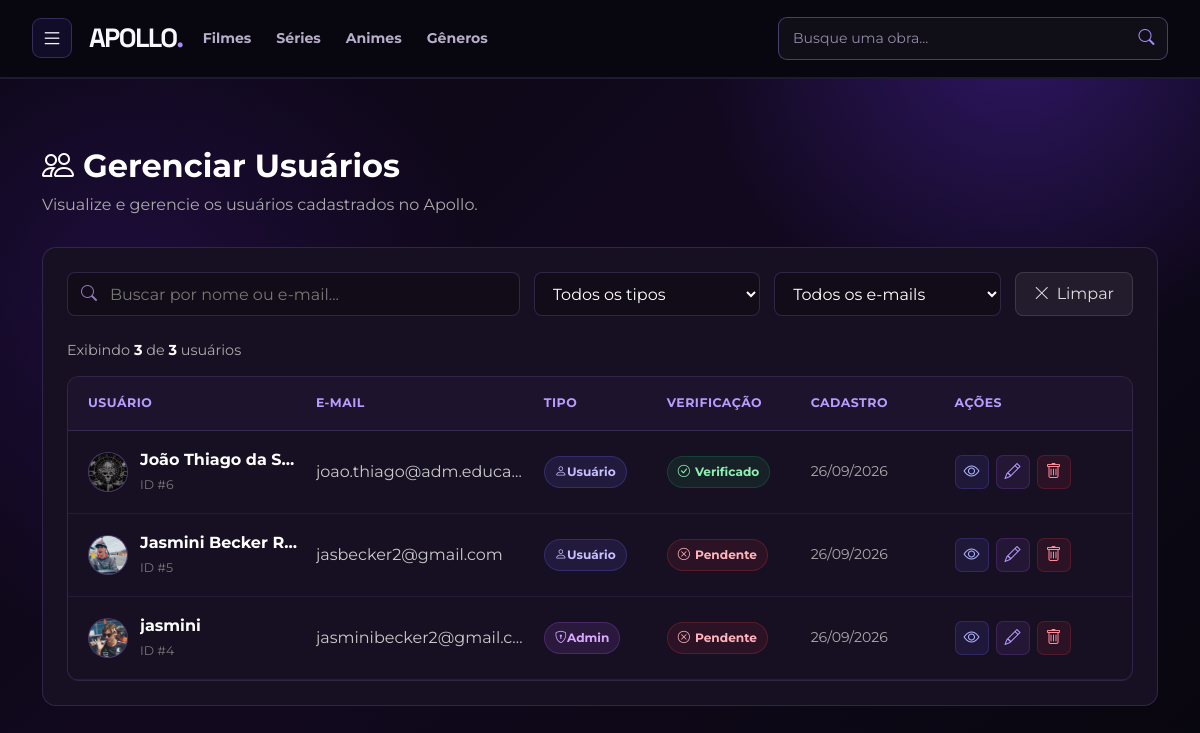
Page /adm/GerenciarUsuarios.php (signed in) on the earlier database version.
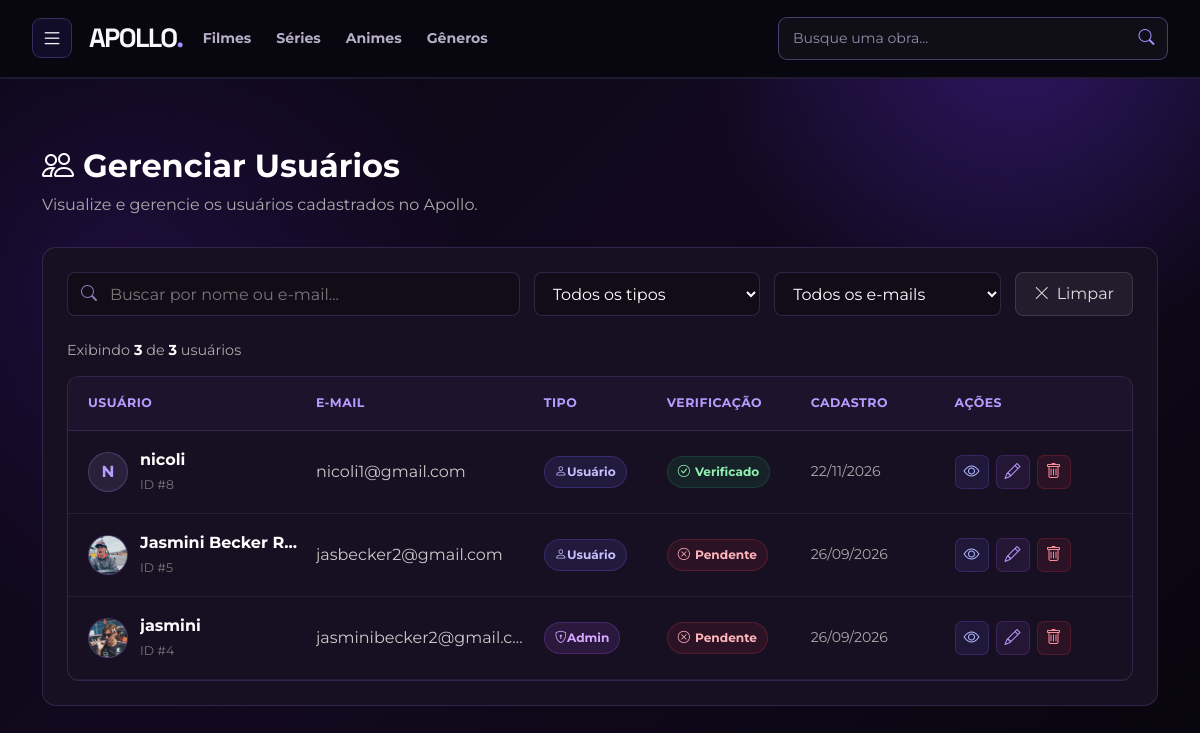
Same page on the later database version.
### tables this page shows
CREATE TABLE `usuarios` (
  `id` int UNSIGNED NOT NULL,
  `nome` varchar(120) NOT NULL,
  `email` varchar(150) NOT NULL,
  `senha` varchar(255) NOT NULL,
  `tipo` enum('usuario','admin') NOT NULL DEFAULT 'usuario',
  `email_verificado` tinyint(1) NOT NULL DEFAULT '0',
  `foto` varchar(500) DEFAULT NULL,
  `bio` varchar(255) DEFAULT NULL,
  `criado_em` timestamp NULL DEFAULT CURRENT_TIMESTAMP
);

### www/includes/functions.php (called while the page is built, shortened)
<?php
$host = 'mysql';
$banco = 'pi_apollo';
$usuario = 'root';
$senhaBanco = '1234';
function conectarBanco()
{
    global $host, $banco, $usuario, $senhaBanco;
    static $conexao = null;
    if ($conexao === null) {
        $dsn = "mysql:host=$host;port=3306;dbname=$banco;charset=utf8mb4";
        $conexao = new PDO(
            $dsn,
            $usuario,
            $senhaBanco,
            [
                PDO::ATTR_ERRMODE => PDO::ERRMODE_EXCEPTION,
                PDO::ATTR_DEFAULT_FETCH_MODE => PDO::FETCH_ASSOC
            ]
        );
    }
    return $conexao;
}
function e($texto)
{
    return htmlspecialchars($texto ?? '', ENT_QUOTES, 'UTF-8');
}
function buscarTodosUsuarios()
{
    $conexao = conectarBanco();
    $sql = "
        SELECT
            id,
            nome,
            email,
            tipo,
            email_verificado,
            foto,
            bio,
            criado_em
        FROM usuarios
        ORDER BY criado_em DESC
    ";
    $consulta = $conexao->query($sql);
    return $consulta->fetchAll();
}

### www/adm/GerenciarUsuarios.php (the view, shortened to what the changed rows need)
<?php
require_once __DIR__ . '/../includes/functions.php';
$busca = trim($_GET['busca'] ?? '');
$filtroTipo = $_GET['tipo'] ?? '';
$filtroVerificado = $_GET['verificado'] ?? '';
$usuarios = buscarTodosUsuarios();
$usuariosFiltrados = array_filter(
    $usuarios,
    function ($usuario) use ($busca, $filtroTipo, $filtroVerificado) {
        if ($busca !== '') {
            $textoBusca = mb_strtolower($busca, 'UTF-8');
            $nome = mb_strtolower($usuario['nome'] ?? '', 'UTF-8');
            $email = mb_strtolower($usuario['email'] ?? '', 'UTF-8');
            if (
                mb_strpos($nome, $textoBusca, 0, 'UTF-8') === false &&
                mb_strpos($email, $textoBusca, 0, 'UTF-8') === false
            ) {
                return false;
            }
        }
        if ($filtroTipo !== '') {
            if (($usuario['tipo'] ?? '') !== $filtroTipo) {
                return false;
            }
        }
        if ($filtroVerificado !== '') {
            $verificado = (int) ($usuario['email_verificado'] ?? 0);
            if ($filtroVerificado === '1' && $verificado !== 1) {
                return false;
            }
            if ($filtroVerificado === '0' && $verificado !== 0) {
                return false;
            }
        }
        return true;
    }
);
?>
<!DOCTYPE html>
<html lang="pt-BR">
<head>
    <link
        href="https://cdn.jsdelivr.net/npm/bootstrap@5.3.8/dist/css/bootstrap.min.css"
        rel="stylesheet"
    >
    <link
        rel="stylesheet"
        href="https://cdn.jsdelivr.net/npm/bootstrap-icons@1.13.1/font/bootstrap-icons.min.css"
    >
    <link
        rel="stylesheet"
        href="../css/styles.css"
    >
</head>
<body>
<main class="container py-5">
    <div class="admin-cabecalho">
        <h1>
            <i class="bi bi-people"></i>
            Gerenciar Usuários
        </h1>
    </div>
    <section class="admin-secao">
        <div class="tabela-usuarios">
            <?php if (empty($usuariosFiltrados)): ?>
                <div class="sem-usuarios">
                    <i class="bi bi-person-x"></i>
                    <div>
                        Nenhum usuário encontrado.
                    </div>
                </div>
            <?php else: ?>
                <?php foreach ($usuariosFiltrados as $usuario): ?>
                    <?php
                    $id = (int) $usuario['id'];
                    $nome = $usuario['nome'] ?? '';
                    $email = $usuario['email'] ?? '';
                    $tipo = $usuario['tipo'] ?? 'usuario';
                    $verificado = (int) ($usuario['email_verificado'] ?? 0);
                    $foto = $usuario['foto'] ?? null;
                    $criadoEm = $usuario['criado_em'] ?? null;
                    $inicial = mb_strtoupper(
                        mb_substr($nome, 0, 1, 'UTF-8'),
                        'UTF-8'
                    );
                    ?>
                    <div class="tabela-usuarios-linha">
                        <div class="usuario-nome">
                            <div class="usuario-avatar">
                                <?php if (!empty($foto)): ?>
                                    <img
                                        src="<?= e($foto) ?>"
                                        alt="Foto de <?= e($nome) ?>"
                                    >
                                <?php else: ?>
                                    <?= e($inicial) ?>
                                <?php endif; ?>
                            </div>
                            <div class="usuario-nome-texto">
                                <strong>
                                    <?= e($nome) ?>
                                </strong>
                                <span class="usuario-id">
                                    ID #<?= $id ?>
                                </span>
                            </div>
                        </div>
                        <div class="usuario-email">
                            <?= e($email) ?>
                        </div>
                        <div>
                            <?php if ($tipo === 'admin'): ?>
                                <span class="badge-tipo badge-admin">
                                    <i class="bi bi-shield-lock"></i>
                                    Admin
                                </span>
                            <?php else: ?>
                                <span class="badge-tipo badge-usuario">
                                    <i class="bi bi-person"></i>
                                    Usuário
                                </span>
                            <?php endif; ?>
                        </div>
                        <div>
                            <?php if ($verificado === 1): ?>
                                <span class="badge-verificado">
                                    <i class="bi bi-check-circle"></i>
                                    Verificado
                                </span>
                            <?php else: ?>
                                <span class="badge-nao-verificado">
                                    <i class="bi bi-x-circle"></i>
                                    Pendente
                                </span>
                            <?php endif; ?>
                        </div>
                        <div class="coluna-data data-cadastro">
                            <?php
                            if (!empty($criadoEm)) {
                                echo date('d/m/Y', strtotime($criadoEm));
                            } else {
                                echo '-';
                            }
                            ?>
                        </div>
                        <div class="acoes-usuario">
                            <button
                                type="button"
                                class="botao-acao-usuario botao-visualizar"
                                title="Visualizar"
                                data-bs-toggle="modal"
                                data-bs-target="#modalVisualizar<?= $id ?>"
                            >
                                <i class="bi bi-eye"></i>
                            </button>
                            <button
                                type="button"
                                class="botao-acao-usuario botao-editar"
                                title="Editar"
                                data-bs-toggle="modal"
                                data-bs-target="#modalEditar<?= $id ?>"
                            >
                                <i class="bi bi-pencil"></i>
                            </button>
                            <button
                                type="button"
                                class="botao-acao-usuario botao-excluir"
                                title="Excluir"
                                data-bs-toggle="modal"
                                data-bs-target="#modalExcluir<?= $id ?>"
                            >
                                <i class="bi bi-trash"></i>
                            </button>
                        </div>
                    </div>
                <?php endforeach; ?>
            <?php endif; ?>
        </div>
    </section>
</main>
</body>
</html>

Differences in the rows shown:
removed usuarios: foto (picture), nome "João Thiago da S…", id "6", email "joao.thiago@adm.educa…", tipo "usuario" (drawn), email_verificado 1 (drawn), criado_em "26/09/2026"
added usuarios: nome "N", nome "nicoli", id "8", email "nicoli1@gmail.com", tipo "usuario" (drawn), email_verificado 1 (drawn), criado_em "22/11/2026"
